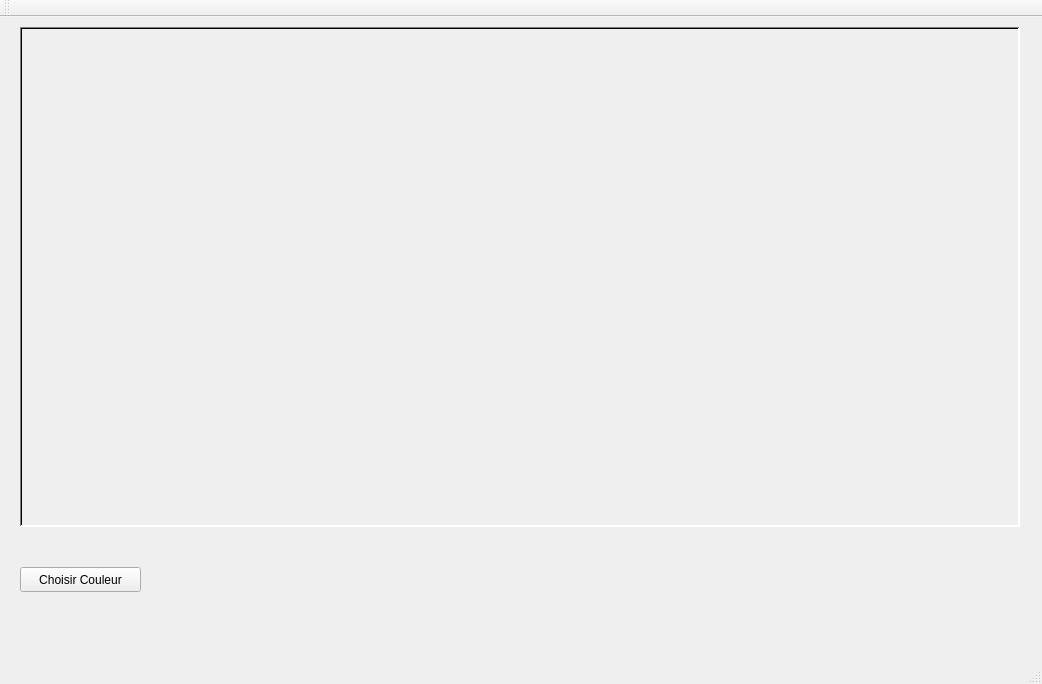
<?xml version="1.0" encoding="UTF-8"?>
<ui version="4.0">
 <class>FaitMoiDessin</class>
 <widget class="QMainWindow" name="FaitMoiDessin">
  <property name="geometry">
   <rect>
    <x>0</x>
    <y>0</y>
    <width>1042</width>
    <height>684</height>
   </rect>
  </property>
  <property name="windowTitle">
   <string>FaitMoiDessin</string>
  </property>
  <widget class="QWidget" name="centralWidget">
   <widget class="QPushButton" name="btnChoisirCouleur">
    <property name="geometry">
     <rect>
      <x>20</x>
      <y>550</y>
      <width>121</width>
      <height>25</height>
     </rect>
    </property>
    <property name="text">
     <string>Choisir Couleur</string>
    </property>
   </widget>
   <widget class="QLabel" name="lblDessin">
    <property name="geometry">
     <rect>
      <x>20</x>
      <y>10</y>
      <width>1000</width>
      <height>500</height>
     </rect>
    </property>
    <property name="palette">
     <palette>
      <active>
       <colorrole role="WindowText">
        <brush brushstyle="SolidPattern">
         <color alpha="255">
          <red>255</red>
          <green>255</green>
          <blue>255</blue>
         </color>
        </brush>
       </colorrole>
       <colorrole role="Button">
        <brush brushstyle="SolidPattern">
         <color alpha="255">
          <red>255</red>
          <green>255</green>
          <blue>255</blue>
         </color>
        </brush>
       </colorrole>
       <colorrole role="Light">
        <brush brushstyle="SolidPattern">
         <color alpha="255">
          <red>255</red>
          <green>255</green>
          <blue>255</blue>
         </color>
        </brush>
       </colorrole>
       <colorrole role="Midlight">
        <brush brushstyle="SolidPattern">
         <color alpha="255">
          <red>255</red>
          <green>255</green>
          <blue>255</blue>
         </color>
        </brush>
       </colorrole>
       <colorrole role="Dark">
        <brush brushstyle="SolidPattern">
         <color alpha="255">
          <red>127</red>
          <green>127</green>
          <blue>127</blue>
         </color>
        </brush>
       </colorrole>
       <colorrole role="Mid">
        <brush brushstyle="SolidPattern">
         <color alpha="255">
          <red>170</red>
          <green>170</green>
          <blue>170</blue>
         </color>
        </brush>
       </colorrole>
       <colorrole role="Text">
        <brush brushstyle="SolidPattern">
         <color alpha="255">
          <red>0</red>
          <green>0</green>
          <blue>0</blue>
         </color>
        </brush>
       </colorrole>
       <colorrole role="BrightText">
        <brush brushstyle="SolidPattern">
         <color alpha="255">
          <red>255</red>
          <green>255</green>
          <blue>255</blue>
         </color>
        </brush>
       </colorrole>
       <colorrole role="ButtonText">
        <brush brushstyle="SolidPattern">
         <color alpha="255">
          <red>0</red>
          <green>0</green>
          <blue>0</blue>
         </color>
        </brush>
       </colorrole>
       <colorrole role="Base">
        <brush brushstyle="SolidPattern">
         <color alpha="255">
          <red>255</red>
          <green>255</green>
          <blue>255</blue>
         </color>
        </brush>
       </colorrole>
       <colorrole role="Window">
        <brush brushstyle="SolidPattern">
         <color alpha="255">
          <red>255</red>
          <green>255</green>
          <blue>255</blue>
         </color>
        </brush>
       </colorrole>
       <colorrole role="Shadow">
        <brush brushstyle="SolidPattern">
         <color alpha="255">
          <red>0</red>
          <green>0</green>
          <blue>0</blue>
         </color>
        </brush>
       </colorrole>
       <colorrole role="AlternateBase">
        <brush brushstyle="SolidPattern">
         <color alpha="255">
          <red>255</red>
          <green>255</green>
          <blue>255</blue>
         </color>
        </brush>
       </colorrole>
       <colorrole role="ToolTipBase">
        <brush brushstyle="SolidPattern">
         <color alpha="255">
          <red>255</red>
          <green>255</green>
          <blue>220</blue>
         </color>
        </brush>
       </colorrole>
       <colorrole role="ToolTipText">
        <brush brushstyle="SolidPattern">
         <color alpha="255">
          <red>0</red>
          <green>0</green>
          <blue>0</blue>
         </color>
        </brush>
       </colorrole>
      </active>
      <inactive>
       <colorrole role="WindowText">
        <brush brushstyle="SolidPattern">
         <color alpha="255">
          <red>255</red>
          <green>255</green>
          <blue>255</blue>
         </color>
        </brush>
       </colorrole>
       <colorrole role="Button">
        <brush brushstyle="SolidPattern">
         <color alpha="255">
          <red>255</red>
          <green>255</green>
          <blue>255</blue>
         </color>
        </brush>
       </colorrole>
       <colorrole role="Light">
        <brush brushstyle="SolidPattern">
         <color alpha="255">
          <red>255</red>
          <green>255</green>
          <blue>255</blue>
         </color>
        </brush>
       </colorrole>
       <colorrole role="Midlight">
        <brush brushstyle="SolidPattern">
         <color alpha="255">
          <red>255</red>
          <green>255</green>
          <blue>255</blue>
         </color>
        </brush>
       </colorrole>
       <colorrole role="Dark">
        <brush brushstyle="SolidPattern">
         <color alpha="255">
          <red>127</red>
          <green>127</green>
          <blue>127</blue>
         </color>
        </brush>
       </colorrole>
       <colorrole role="Mid">
        <brush brushstyle="SolidPattern">
         <color alpha="255">
          <red>170</red>
          <green>170</green>
          <blue>170</blue>
         </color>
        </brush>
       </colorrole>
       <colorrole role="Text">
        <brush brushstyle="SolidPattern">
         <color alpha="255">
          <red>0</red>
          <green>0</green>
          <blue>0</blue>
         </color>
        </brush>
       </colorrole>
       <colorrole role="BrightText">
        <brush brushstyle="SolidPattern">
         <color alpha="255">
          <red>255</red>
          <green>255</green>
          <blue>255</blue>
         </color>
        </brush>
       </colorrole>
       <colorrole role="ButtonText">
        <brush brushstyle="SolidPattern">
         <color alpha="255">
          <red>0</red>
          <green>0</green>
          <blue>0</blue>
         </color>
        </brush>
       </colorrole>
       <colorrole role="Base">
        <brush brushstyle="SolidPattern">
         <color alpha="255">
          <red>255</red>
          <green>255</green>
          <blue>255</blue>
         </color>
        </brush>
       </colorrole>
       <colorrole role="Window">
        <brush brushstyle="SolidPattern">
         <color alpha="255">
          <red>255</red>
          <green>255</green>
          <blue>255</blue>
         </color>
        </brush>
       </colorrole>
       <colorrole role="Shadow">
        <brush brushstyle="SolidPattern">
         <color alpha="255">
          <red>0</red>
          <green>0</green>
          <blue>0</blue>
         </color>
        </brush>
       </colorrole>
       <colorrole role="AlternateBase">
        <brush brushstyle="SolidPattern">
         <color alpha="255">
          <red>255</red>
          <green>255</green>
          <blue>255</blue>
         </color>
        </brush>
       </colorrole>
       <colorrole role="ToolTipBase">
        <brush brushstyle="SolidPattern">
         <color alpha="255">
          <red>255</red>
          <green>255</green>
          <blue>220</blue>
         </color>
        </brush>
       </colorrole>
       <colorrole role="ToolTipText">
        <brush brushstyle="SolidPattern">
         <color alpha="255">
          <red>0</red>
          <green>0</green>
          <blue>0</blue>
         </color>
        </brush>
       </colorrole>
      </inactive>
      <disabled>
       <colorrole role="WindowText">
        <brush brushstyle="SolidPattern">
         <color alpha="255">
          <red>127</red>
          <green>127</green>
          <blue>127</blue>
         </color>
        </brush>
       </colorrole>
       <colorrole role="Button">
        <brush brushstyle="SolidPattern">
         <color alpha="255">
          <red>255</red>
          <green>255</green>
          <blue>255</blue>
         </color>
        </brush>
       </colorrole>
       <colorrole role="Light">
        <brush brushstyle="SolidPattern">
         <color alpha="255">
          <red>255</red>
          <green>255</green>
          <blue>255</blue>
         </color>
        </brush>
       </colorrole>
       <colorrole role="Midlight">
        <brush brushstyle="SolidPattern">
         <color alpha="255">
          <red>255</red>
          <green>255</green>
          <blue>255</blue>
         </color>
        </brush>
       </colorrole>
       <colorrole role="Dark">
        <brush brushstyle="SolidPattern">
         <color alpha="255">
          <red>127</red>
          <green>127</green>
          <blue>127</blue>
         </color>
        </brush>
       </colorrole>
       <colorrole role="Mid">
        <brush brushstyle="SolidPattern">
         <color alpha="255">
          <red>170</red>
          <green>170</green>
          <blue>170</blue>
         </color>
        </brush>
       </colorrole>
       <colorrole role="Text">
        <brush brushstyle="SolidPattern">
         <color alpha="255">
          <red>127</red>
          <green>127</green>
          <blue>127</blue>
         </color>
        </brush>
       </colorrole>
       <colorrole role="BrightText">
        <brush brushstyle="SolidPattern">
         <color alpha="255">
          <red>255</red>
          <green>255</green>
          <blue>255</blue>
         </color>
        </brush>
       </colorrole>
       <colorrole role="ButtonText">
        <brush brushstyle="SolidPattern">
         <color alpha="255">
          <red>127</red>
          <green>127</green>
          <blue>127</blue>
         </color>
        </brush>
       </colorrole>
       <colorrole role="Base">
        <brush brushstyle="SolidPattern">
         <color alpha="255">
          <red>255</red>
          <green>255</green>
          <blue>255</blue>
         </color>
        </brush>
       </colorrole>
       <colorrole role="Window">
        <brush brushstyle="SolidPattern">
         <color alpha="255">
          <red>255</red>
          <green>255</green>
          <blue>255</blue>
         </color>
        </brush>
       </colorrole>
       <colorrole role="Shadow">
        <brush brushstyle="SolidPattern">
         <color alpha="255">
          <red>0</red>
          <green>0</green>
          <blue>0</blue>
         </color>
        </brush>
       </colorrole>
       <colorrole role="AlternateBase">
        <brush brushstyle="SolidPattern">
         <color alpha="255">
          <red>255</red>
          <green>255</green>
          <blue>255</blue>
         </color>
        </brush>
       </colorrole>
       <colorrole role="ToolTipBase">
        <brush brushstyle="SolidPattern">
         <color alpha="255">
          <red>255</red>
          <green>255</green>
          <blue>220</blue>
         </color>
        </brush>
       </colorrole>
       <colorrole role="ToolTipText">
        <brush brushstyle="SolidPattern">
         <color alpha="255">
          <red>0</red>
          <green>0</green>
          <blue>0</blue>
         </color>
        </brush>
       </colorrole>
      </disabled>
     </palette>
    </property>
    <property name="frameShape">
     <enum>QFrame::WinPanel</enum>
    </property>
    <property name="frameShadow">
     <enum>QFrame::Sunken</enum>
    </property>
    <property name="lineWidth">
     <number>2</number>
    </property>
    <property name="text">
     <string/>
    </property>
    <property name="margin">
     <number>1</number>
    </property>
   </widget>
  </widget>
  <widget class="QMenuBar" name="menuBar">
   <property name="geometry">
    <rect>
     <x>0</x>
     <y>0</y>
     <width>1042</width>
     <height>25</height>
    </rect>
   </property>
  </widget>
  <widget class="QToolBar" name="mainToolBar">
   <attribute name="toolBarArea">
    <enum>TopToolBarArea</enum>
   </attribute>
   <attribute name="toolBarBreak">
    <bool>false</bool>
   </attribute>
  </widget>
  <widget class="QStatusBar" name="statusBar"/>
 </widget>
 <layoutdefault spacing="6" margin="11"/>
 <resources/>
 <connections/>
</ui>
